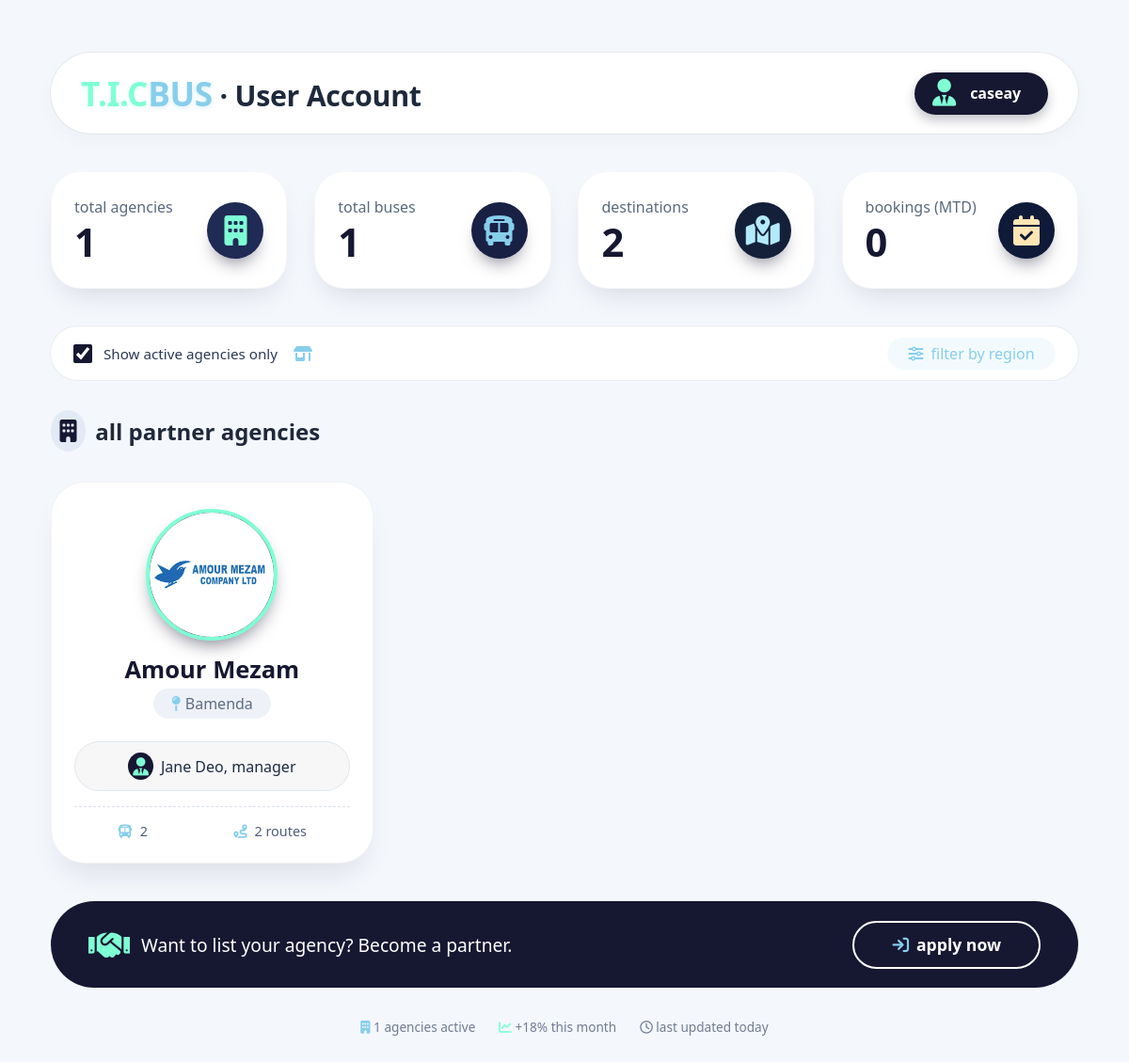
The page /index/ (signed in) on the database as committed earlier.
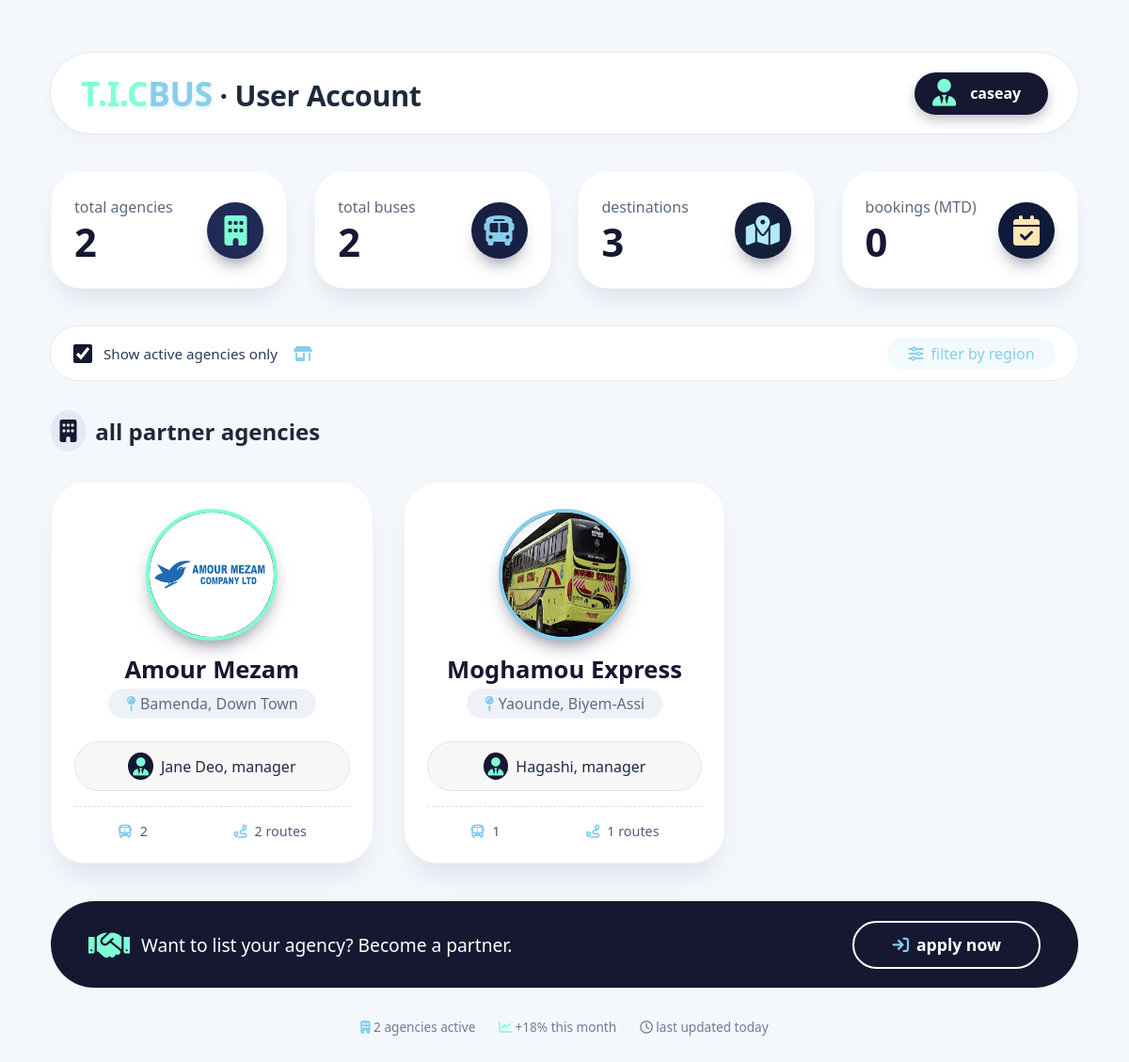
The same page on the database as committed later.
### booking/models.py (models this page shows, shortened)
class User(AbstractUser):
    username = models.CharField(max_length=50, unique=True)
    fullname = models.CharField(max_length=50, blank=True)
    email = models.EmailField(max_length=254, unique=True, blank=False, null=False)

class Agency(models.Model):
    agency_logo = models.ImageField(upload_to='agencies_logos', default='1384014.png')
    agency_name = models.CharField(max_length=50, unique=True, null=False)
    total_bus = models.IntegerField(default=5, null=False, blank=False)
    agency_description = models.TextField()
    ceo_name = models.CharField(max_length=50, null=False)
    manager_name = models.CharField(max_length=50, null=True)
    date_created = models.DateField()
    location = models.CharField(max_length=50)

### booking/views.py (the view)
# urls.py: path('index/', index, name="index"),
@login_required(login_url='login')
def index(request):
    total_agencies = Agency.objects.count()
    total_buses = Bus.objects.count()
    total_bookings = Booking.objects.count()
    total_destinations = Route.objects.count()
    agencies = Agency.objects.annotate(
        unique_agency_total_bus=Count('buses'),
        total_routes=Count('buses__route')
    )
    context = {
        'total_agencies': total_agencies,
        'total_buses': total_buses,
        'total_destinations': total_destinations,
        'total_bookings': total_bookings,
        'agencies': agencies,
    }
    return render(request, 'pages/index.html', context)

### templates/pages/index.html (shortened to what this page needs)
<!DOCTYPE html>
<html lang="en">
<head>
  <link rel="stylesheet" href="https://cdnjs.cloudflare.com/ajax/libs/font-awesome/6.0.0-beta3/css/all.min.css">
</head>
<body>
<div class="dashboard">
  <div class="greeting">
    <h1>
      <span class="tic">T.I.C</span><span class="bus">BUS</span> · User Account
    </h1>
    <div class="user-profile">
      <i class="fas fa-user-tie"></i>
      <div class="user-text">
        <span class="name">{{request.user.username}}</span>
      </div>
    </div>
  </div>
  <div class="stat-grid">
    <div class="stat-card">
      <div class="stat-left">
        <h3>total agencies</h3>
        <div class="value">{{total_agencies}}</div>
      </div>
      <div class="stat-icon"><i class="fas fa-building"></i></div>
    </div>
    <div class="stat-card">
      <div class="stat-left">
        <h3>total buses</h3>
        <div class="value">{{total_buses}}</div>
      </div>
      <div class="stat-icon"><i class="fas fa-bus"></i></div>
    </div>
    <div class="stat-card">
      <div class="stat-left">
        <h3>destinations</h3>
        <div class="value">{{total_destinations}}</div>
      </div>
      <div class="stat-icon"><i class="fas fa-map-marked-alt"></i></div>
    </div>
    <div class="stat-card">
      <div class="stat-left">
        <h3>bookings (MTD)</h3>
        <div class="value">{{total_bookings}}</div>
      </div>
      <div class="stat-icon"><i class="fas fa-calendar-check"></i></div>
    </div>
  </div>
  <div class="filter-bar">
    <div class="filter-left">
      <input type="checkbox" id="activeAgencies" checked>
      <span>Show active agencies only</span>
      <i class="fas fa-store-alt" style="color: skyblue; margin-left: 5px;"></i>
    </div>
    <a href="#" class="filter-link"><i class="fas fa-sliders-h"></i> filter by region</a>
  </div>
  <h2 style="margin: 1.2rem 0 1rem 0; font-weight: 600; display: flex; gap: 10px; align-items: center;">
    <i class="fas fa-building" style="color: rgb(22,23,49); background: #e2eaf5; padding: 0.6rem; border-radius: 50%;"></i>
    all partner agencies
  </h2>
  <div class="agency-grid">
    {% for agency in agencies %}
        <div class="agency-card">
        <div class="agency-logo"><img src="{{agency.agency_logo.url}}"></div>
        <div class="agency-name"><a href="{% url 'agency_detail' agency.id %}" style="text-decoration: none; color: rgb(22,23,49);">{{agency.agency_name}}</a></div>
        <div class="agency-location"><i class="fas fa-map-pin"></i>{{agency.location}}</div>
        <div class="manager-row"><i class="fas fa-user-tie"></i> {{agency.manager_name}}, manager</div>
        <div class="agency-meta">
            <span><i class="fas fa-bus"></i> {{ agency.unique_agency_total_bus }}</span>
            <span><i class="fas fa-route"></i> {{agency.total_routes}} routes</span>
        </div>
        </div>
    {% endfor %}
  </div>
  <div class="bottom-cta">
    <p>
      <i class="fas fa-handshake"></i>
      Want to list your agency? Become a partner.
    </p>
    <a href="#" class="cta-btn">
      <i class="fas fa-arrow-right-to-bracket"></i> apply now
    </a>
  </div>
  <div class="footer-note">
    <span><i class="fas fa-building" style="color: skyblue;"></i> {{total_agencies}} agencies active</span>
    <span><i class="fas fa-chart-line" style="color: aquamarine;"></i> +18% this month</span>
    <span><i class="fa-regular fa-clock"></i> last updated today</span>
  </div>
</div>
</body>
</html>

Rows that differ between the two databases and show on the page:
changed Agency "Amour Mezam": location "Bamenda" → "Bamenda, Down Town"
added Agency: agency_logo (picture), agency_name "Moghamou Express", location "Yaounde, Biyem-Assi", manager_name "Hagashi", unique_agency_total_bus "1", total_routes "1"
Other text that changed with them:
{{ total_agencies }}: "1" → "2"
{{ total_buses }}: "1" → "2"
{{ total_destinations }}: "2" → "3"
